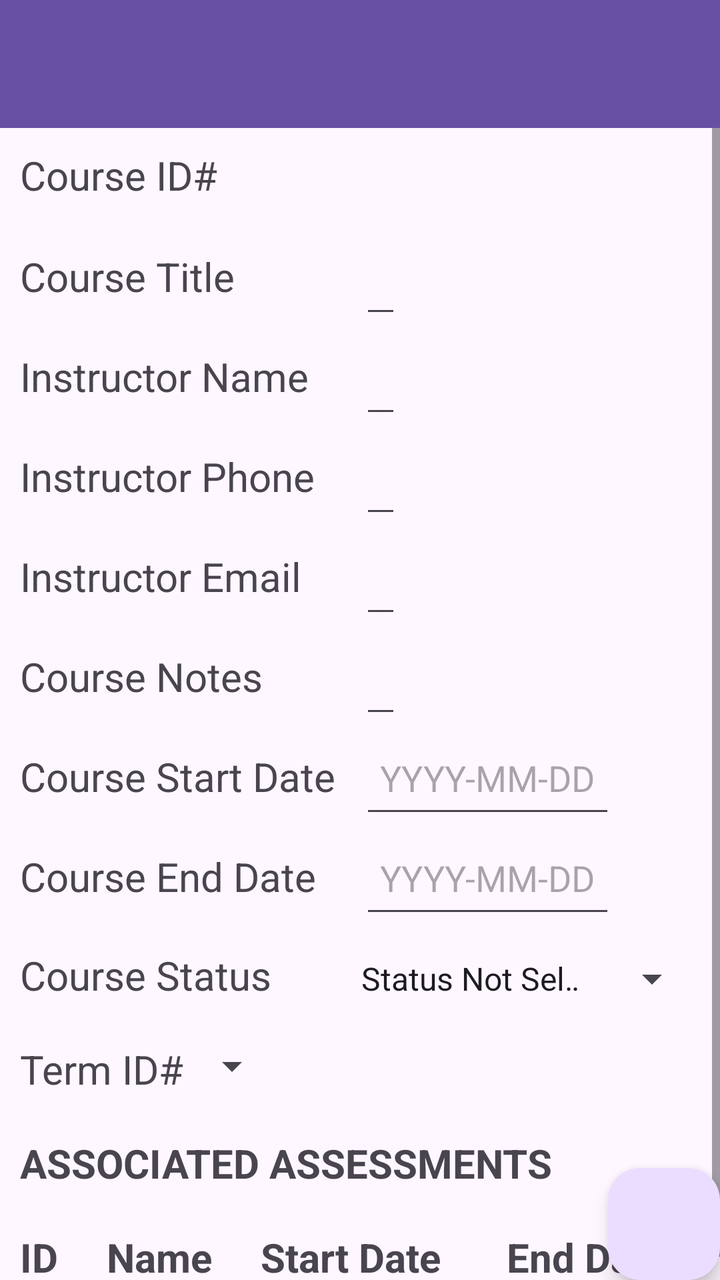
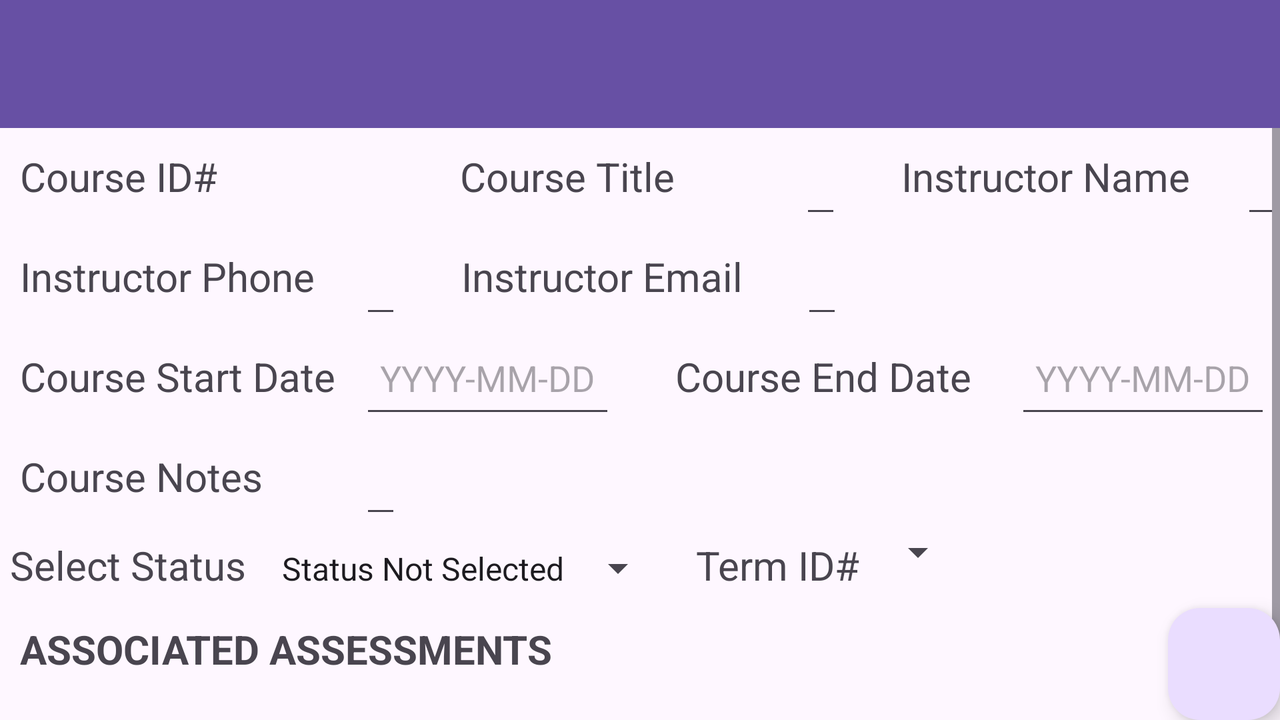

Compare how this app lays out the same screen by default and in its alternative resource folder. The renders come first, then the two layout files and the values they reference.
<!-- AndroidManifest.xml: application theme Theme.AcademicPlanner -->
<!-- res/layout/activity_course_details.xml -->
<?xml version="1.0" encoding="utf-8"?>
<androidx.constraintlayout.widget.ConstraintLayout xmlns:android="http://schemas.android.com/apk/res/android"
    xmlns:app="http://schemas.android.com/apk/res-auto"
    xmlns:tools="http://schemas.android.com/tools"
    android:layout_width="match_parent"
    android:layout_height="match_parent"
    tools:context=".UI.CourseDetails">

    <androidx.appcompat.widget.Toolbar
        android:id="@+id/course_details_toolbar"
        android:layout_width="match_parent"
        android:layout_height="wrap_content"
        android:background="?attr/colorPrimary"
        android:minHeight="?attr/actionBarSize"
        android:theme="?attr/actionBarTheme"
        app:layout_constraintStart_toStartOf="parent"
        app:layout_constraintTop_toTopOf="parent" />

    <ScrollView
        android:id="@+id/courseDetailsScrollView"
        android:layout_height="0dp"
        android:layout_width="0dp"
        app:layout_constraintTop_toBottomOf="@+id/course_details_toolbar"
        app:layout_constraintStart_toStartOf="parent"
        app:layout_constraintEnd_toEndOf="parent"
        app:layout_constraintBottom_toTopOf="@+id/buttonWithShareLayout"
        >

        <LinearLayout
            android:layout_width="match_parent"
            android:layout_height="match_parent"
            android:orientation="vertical">

        <LinearLayout
            android:layout_width="wrap_content"
            android:layout_height="wrap_content"
            android:orientation="vertical">


            <LinearLayout
                android:layout_width="wrap_content"
                android:layout_height="wrap_content"
                android:orientation="horizontal">

                <TextView
                    android:layout_width="180dp"
                    android:layout_height="50dp"
                    android:textSize="20dp"
                    android:padding="10dp"
                    android:text="Course ID#"></TextView>

                <TextView
                    android:id="@+id/courseIdTxt"
                    android:layout_width="wrap_content"
                    android:layout_height="50dp"
                    android:textSize="20dp"
                    android:padding="10dp"></TextView>

            </LinearLayout>


            <LinearLayout
                android:layout_width="wrap_content"
                android:layout_height="wrap_content"
                android:orientation="horizontal">

                <TextView
                    android:layout_width="180dp"
                    android:layout_height="50dp"
                    android:textSize="20dp"
                    android:padding="10dp"
                    android:text="Course Title"></TextView>


                <EditText
                    android:id="@+id/courseTitleEdTxt"
                    android:layout_width="wrap_content"
                    android:layout_height="50dp"
                    android:padding="10dp"></EditText>


            </LinearLayout>





            <LinearLayout
                android:layout_width="wrap_content"
                android:layout_height="wrap_content"
                android:orientation="horizontal">

                <TextView
                    android:layout_width="180dp"
                    android:layout_height="50dp"
                    android:textSize="20dp"
                    android:padding="10dp"
                    android:text="Instructor Name"></TextView>


                <EditText
                    android:id="@+id/courseInstrNameTxt"
                    android:layout_width="wrap_content"
                    android:layout_height="50dp"
                    android:padding="10dp"></EditText>

            </LinearLayout>



            <LinearLayout
                android:layout_width="wrap_content"
                android:layout_height="wrap_content"
                android:orientation="horizontal">

                <TextView
                    android:layout_width="180dp"
                    android:layout_height="50dp"
                    android:textSize="20dp"
                    android:padding="10dp"
                    android:text="Instructor Phone"></TextView>

                <EditText
                    android:id="@+id/courseInstrPhoneTxt"
                    android:layout_width="wrap_content"
                    android:layout_height="50dp"
                    android:padding="10dp"></EditText>

            </LinearLayout>



            <LinearLayout
                android:layout_width="wrap_content"
                android:layout_height="wrap_content"
                android:orientation="horizontal">

                <TextView
                    android:layout_width="180dp"
                    android:layout_height="50dp"
                    android:textSize="20dp"
                    android:padding="10dp"
                    android:text="Instructor Email"></TextView>


                <EditText
                    android:id="@+id/courseInstrEmailTxt"
                    android:layout_width="wrap_content"
                    android:layout_height="50dp"
                    android:padding="10dp"></EditText>

            </LinearLayout>



            <LinearLayout
                android:layout_width="wrap_content"
                android:layout_height="wrap_content"
                android:orientation="horizontal">

                <TextView
                    android:layout_width="180dp"
                    android:layout_height="50dp"
                    android:textSize="20dp"
                    android:padding="10dp"
                    android:text="Course Notes"></TextView>


                <EditText
                    android:id="@+id/courseNotesTxt"
                    android:layout_width="wrap_content"
                    android:layout_height="50dp"
                    android:padding="10dp"></EditText>

            </LinearLayout>

            <LinearLayout
                android:layout_width="wrap_content"
                android:layout_height="wrap_content"
                android:orientation="horizontal">

                <TextView
                    android:layout_width="180dp"
                    android:layout_height="50dp"
                    android:textSize="20dp"
                    android:padding="10dp"
                    android:text="Course Start Date"></TextView>

                <EditText
                    android:id="@+id/courseStrtTxt"
                    android:layout_width="wrap_content"
                    android:layout_height="50dp"
                    android:padding="10dp"
                    android:hint="YYYY-MM-DD"></EditText>

            </LinearLayout>


            <LinearLayout
                android:layout_width="wrap_content"
                android:layout_height="wrap_content"
                android:orientation="horizontal">

                <TextView
                    android:layout_width="180dp"
                    android:layout_height="50dp"
                    android:textSize="20dp"
                    android:padding="10dp"
                    android:text="Course End Date"></TextView>


                <EditText
                    android:id="@+id/courseEndTxt"
                    android:layout_width="wrap_content"
                    android:layout_height="50dp"
                    android:padding="10dp"
                    android:hint="YYYY-MM-DD"></EditText>

            </LinearLayout>


            <LinearLayout
                android:layout_width="wrap_content"
                android:layout_height="wrap_content"
                android:orientation="horizontal"
                android:padding="10dp">

                <TextView
                    android:layout_width="wrap_content"
                    android:layout_height="wrap_content"
                    android:textSize="20dp"
                    android:text="Course Status"></TextView>


                <Spinner
                    android:id="@+id/courseStatusSpinner"
                    android:layout_width="match_parent"
                    android:layout_height="wrap_content"
                    android:entries="@array/courseStatusSpinnerArray"
                    android:paddingLeft="37dp"/>

            </LinearLayout>

            <LinearLayout
                android:layout_width="wrap_content"
                android:layout_height="wrap_content"
                android:orientation="horizontal"
                android:padding="10dp">

                <TextView
                    android:layout_width="wrap_content"
                    android:layout_height="wrap_content"
                    android:textSize="20dp"
                    android:text="Term ID#"></TextView>


                <Spinner
                    android:id="@+id/courseTermIdSpinner"
                    android:layout_width="match_parent"
                    android:layout_height="wrap_content"
                    android:paddingLeft="78dp"/>

            </LinearLayout>


        </LinearLayout>


        <LinearLayout
            android:id = "@+id/courseDtsRcylTitle"
            android:layout_width="wrap_content"
            android:layout_height="wrap_content"
            android:orientation="horizontal"
            android:padding="10dp"
            app:layout_constraintStart_toStartOf="parent"
            app:layout_constraintEnd_toEndOf="parent"
            app:layout_constraintTop_toBottomOf = "@+id/courseEndTxt">

            <TextView
                android:id = "@+id/courseDtsColTitle"
                android:layout_width="wrap_content"
                android:layout_height="wrap_content"
                android:layout_weight="1"
                android:textSize="20dp"
                android:textStyle="bold"
                android:paddingEnd="8dp"
                android:text= "ASSOCIATED ASSESSMENTS"></TextView>

        </LinearLayout>


        <LinearLayout
            android:id = "@+id/courseRcycleColLinLay"
            android:layout_width="match_parent"
            android:layout_height="wrap_content"
            android:orientation="horizontal"
            android:padding="10dp"
            app:layout_constraintTop_toBottomOf = "@+id/courseDtsColTitle">


            <TextView
                android:id = "@+id/courseRcycleColId"
                android:layout_width="wrap_content"
                android:layout_height="wrap_content"
                android:layout_weight="1"
                android:textSize="20dp"
                android:textStyle="bold"
                android:paddingEnd="8dp"
                android:text= "ID"></TextView>

            <TextView
                android:id = "@+id/courseRcycleColNm"
                android:layout_width="wrap_content"
                android:layout_height="wrap_content"
                android:layout_weight="1"
                android:textSize="20dp"
                android:textStyle="bold"
                android:paddingEnd="8dp"
                android:text= "Name"></TextView>

            <TextView
                android:id = "@+id/courseRcycleColStrt"
                android:layout_width="wrap_content"
                android:layout_height="wrap_content"
                android:layout_weight="1"
                android:textSize="20dp"
                android:textStyle="bold"
                android:paddingEnd="8dp"
                android:text= "Start Date"></TextView>

            <TextView
                android:id = "@+id/courseRcycleColEnd"
                android:layout_width="wrap_content"
                android:layout_height="wrap_content"
                android:layout_weight="1"
                android:textSize="20dp"
                android:textStyle="bold"
                android:paddingStart="8dp"
                android:text= "End Date"></TextView>

        </LinearLayout>


            <androidx.recyclerview.widget.RecyclerView
                android:id="@+id/courseDtlsLstRcyle"
                android:layout_width="match_parent"
                android:layout_height="wrap_content"
                app:layout_constraintTop_toBottomOf="@+id/courseRcycleColLinLay">

            </androidx.recyclerview.widget.RecyclerView>

        </LinearLayout>


    </ScrollView>



    <com.google.android.material.floatingactionbutton.FloatingActionButton
        android:id="@+id/coursePlusButFab"
        android:layout_width="wrap_content"
        android:layout_height="wrap_content"
        android:clickable="true"
        app:layout_constraintBottom_toBottomOf="parent"
        app:layout_constraintEnd_toEndOf="parent"
        app:srcCompat="@drawable/baseline_menu_24" />


    <LinearLayout
        android:id="@+id/buttonWithShareLayout"
        android:layout_width="0dp"
        android:layout_height="wrap_content"
        android:gravity="end"
        android:orientation="vertical"
        app:layout_constraintBottom_toBottomOf="parent"
        app:layout_constraintEnd_toEndOf="parent"
        app:layout_constraintStart_toStartOf="parent">


        <LinearLayout
            android:id="@+id/saveAndDeleteLayout"
            android:layout_width="wrap_content"
            android:layout_height="wrap_content"
            android:orientation="horizontal"
            app:layout_constraintBottom_toBottomOf="parent"
            app:layout_constraintEnd_toEndOf="parent">


        </LinearLayout>

    </LinearLayout>

</androidx.constraintlayout.widget.ConstraintLayout>
<!-- resources referenced by this layout -->
<resources>
  <string-array name="courseStatusSpinnerArray">
          <item>Status Not Selected</item>
          <item>In Progress</item>
          <item>Completed</item>
          <item>Dropped</item>
          <item>Plan To Take</item>
      </string-array>
  <style name="Theme.AcademicPlanner" parent="Base.Theme.AcademicPlanner" />
  <style name="Base.Theme.AcademicPlanner" parent="Theme.Material3.DayNight">
          
          
      </style>
</resources>
<!-- res/layout-land/activity_course_details.xml (the repository's variant of the layout above) -->
<!-- drawn on the phone turned sideways -->
<?xml version="1.0" encoding="utf-8"?>
<androidx.constraintlayout.widget.ConstraintLayout xmlns:android="http://schemas.android.com/apk/res/android"
    xmlns:app="http://schemas.android.com/apk/res-auto"
    xmlns:tools="http://schemas.android.com/tools"
    android:layout_width="match_parent"
    android:layout_height="match_parent"
    tools:context=".UI.CourseDetails">

    <androidx.appcompat.widget.Toolbar
        android:id="@+id/course_details_toolbar"
        android:layout_width="match_parent"
        android:layout_height="wrap_content"
        android:background="?attr/colorPrimary"
        android:minHeight="?attr/actionBarSize"
        android:theme="?attr/actionBarTheme"
        app:layout_constraintStart_toStartOf="parent"
        app:layout_constraintTop_toTopOf="parent" />

    <ScrollView
        android:id="@+id/courseDetailsScrollView"
        android:layout_height="0dp"
        android:layout_width="0dp"
        app:layout_constraintTop_toBottomOf="@+id/course_details_toolbar"
        app:layout_constraintStart_toStartOf="parent"
        app:layout_constraintEnd_toEndOf="parent"
        app:layout_constraintBottom_toTopOf="@+id/buttonWithShareLayout"
        >

        <LinearLayout
            android:layout_width="match_parent"
            android:layout_height="match_parent"
            android:orientation="vertical">

        <LinearLayout
            android:layout_width="wrap_content"
            android:layout_height="wrap_content"
            android:orientation="vertical">


            <LinearLayout
                android:layout_width="wrap_content"
                android:layout_height="wrap_content"
                android:orientation="horizontal">

                <TextView
                    android:layout_width="180dp"
                    android:layout_height="50dp"
                    android:textSize="20dp"
                    android:padding="10dp"
                    android:text="Course ID#"></TextView>

                <TextView
                    android:id="@+id/courseIdTxt"
                    android:layout_width="wrap_content"
                    android:layout_height="50dp"
                    android:textSize="20dp"
                    android:layout_marginEnd="20dp"
                    android:padding="10dp"></TextView>

                <TextView
                    android:layout_width="180dp"
                    android:layout_height="50dp"
                    android:textSize="20dp"
                    android:padding="10dp"
                    android:text="Course Title"></TextView>


                <EditText
                    android:id="@+id/courseTitleEdTxt"
                    android:layout_width="wrap_content"
                    android:layout_height="50dp"
                    android:layout_marginEnd="20dp"
                    android:padding="10dp"></EditText>

                <TextView
                    android:layout_width="180dp"
                    android:layout_height="50dp"
                    android:textSize="20dp"
                    android:padding="10dp"
                    android:text="Instructor Name"></TextView>


                <EditText
                    android:id="@+id/courseInstrNameTxt"
                    android:layout_width="wrap_content"
                    android:layout_height="50dp"
                    android:padding="10dp"></EditText>



            </LinearLayout>



            <LinearLayout
                android:layout_width="wrap_content"
                android:layout_height="wrap_content"
                android:orientation="horizontal">

                <TextView
                    android:layout_width="180dp"
                    android:layout_height="50dp"
                    android:textSize="20dp"
                    android:padding="10dp"
                    android:text="Instructor Phone"></TextView>

                <EditText
                    android:id="@+id/courseInstrPhoneTxt"
                    android:layout_width="wrap_content"
                    android:layout_height="50dp"
                    android:layout_marginEnd="20dp"
                    android:padding="10dp"></EditText>

                <TextView
                    android:layout_width="180dp"
                    android:layout_height="50dp"
                    android:textSize="20dp"
                    android:padding="10dp"
                    android:text="Instructor Email"></TextView>


                <EditText
                    android:id="@+id/courseInstrEmailTxt"
                    android:layout_width="wrap_content"
                    android:layout_height="50dp"
                    android:layout_marginEnd="20dp"
                    android:padding="10dp"></EditText>




            </LinearLayout>


            <LinearLayout
                android:layout_width="wrap_content"
                android:layout_height="wrap_content"
                android:orientation="horizontal">

                <TextView
                    android:layout_width="180dp"
                    android:layout_height="50dp"
                    android:textSize="20dp"
                    android:padding="10dp"
                    android:text="Course Start Date"></TextView>

                <EditText
                    android:id="@+id/courseStrtTxt"
                    android:layout_width="wrap_content"
                    android:layout_height="50dp"
                    android:padding="10dp"
                    android:layout_marginEnd="20dp"
                    android:hint="YYYY-MM-DD"></EditText>

                <TextView
                    android:layout_width="180dp"
                    android:layout_height="50dp"
                    android:textSize="20dp"
                    android:padding="10dp"
                    android:text="Course End Date"></TextView>


                <EditText
                    android:id="@+id/courseEndTxt"
                    android:layout_width="wrap_content"
                    android:layout_height="50dp"
                    android:padding="10dp"
                    android:hint="YYYY-MM-DD"></EditText>

            </LinearLayout>

            <LinearLayout
                android:layout_width="wrap_content"
                android:layout_height="wrap_content"
                android:orientation="horizontal">

                <TextView
                    android:layout_width="180dp"
                    android:layout_height="50dp"
                    android:textSize="20dp"
                    android:padding="10dp"
                    android:text="Course Notes"></TextView>


                <EditText
                    android:id="@+id/courseNotesTxt"
                    android:layout_width="wrap_content"
                    android:layout_height="50dp"
                    android:padding="10dp"></EditText>

            </LinearLayout>


            <LinearLayout
                android:layout_width="wrap_content"
                android:layout_height="wrap_content"
                android:orientation="horizontal">

                <LinearLayout
                    android:layout_width="wrap_content"
                    android:layout_height="wrap_content"
                    android:orientation="horizontal">

                    <TextView
                        android:layout_width="wrap_content"
                        android:layout_height="wrap_content"
                        android:textSize="20dp"
                        android:padding="5dp"
                        android:text="Select Status"></TextView>


                    <Spinner
                        android:id="@+id/courseStatusSpinner"
                        android:layout_width="match_parent"
                        android:layout_height="wrap_content"

                        android:padding="5dp"
                        android:entries="@array/courseStatusSpinnerArray" />

                </LinearLayout>

                <LinearLayout
                    android:layout_width="wrap_content"
                    android:layout_height="wrap_content"
                    android:orientation="horizontal"
                    android:paddingLeft="10dp">


                    <TextView
                        android:layout_width="wrap_content"
                        android:layout_height="wrap_content"
                        android:textSize="20dp"
                        android:padding="5dp"
                        android:text="Term ID#"></TextView>


                    <Spinner
                        android:id="@+id/courseTermIdSpinner"
                        android:layout_width="wrap_content"
                        android:layout_height="wrap_content"
                        android:padding="5dp"/>

                </LinearLayout>



            </LinearLayout>




        </LinearLayout>


        <LinearLayout
            android:id = "@+id/courseDtsRcylTitle"
            android:layout_width="wrap_content"
            android:layout_height="wrap_content"
            android:orientation="horizontal"
            android:padding="10dp"
            app:layout_constraintStart_toStartOf="parent"
            app:layout_constraintEnd_toEndOf="parent"
            app:layout_constraintTop_toBottomOf = "@+id/courseEndTxt">

            <TextView
                android:id = "@+id/courseDtsColTitle"
                android:layout_width="wrap_content"
                android:layout_height="wrap_content"
                android:layout_weight="1"
                android:textSize="20dp"
                android:textStyle="bold"
                android:paddingEnd="8dp"
                android:text= "ASSOCIATED ASSESSMENTS"></TextView>

        </LinearLayout>


        <LinearLayout
            android:id = "@+id/courseRcycleColLinLay"
            android:layout_width="match_parent"
            android:layout_height="wrap_content"
            android:orientation="horizontal"
            android:padding="10dp"
            app:layout_constraintTop_toBottomOf = "@+id/courseDtsColTitle">


            <TextView
                android:id = "@+id/courseRcycleColId"
                android:layout_width="wrap_content"
                android:layout_height="wrap_content"
                android:layout_weight="1"
                android:textSize="20dp"
                android:textStyle="bold"
                android:paddingEnd="8dp"
                android:text= "ID"></TextView>

            <TextView
                android:id = "@+id/courseRcycleColNm"
                android:layout_width="wrap_content"
                android:layout_height="wrap_content"
                android:layout_weight="1"
                android:textSize="20dp"
                android:textStyle="bold"
                android:paddingEnd="8dp"
                android:text= "Name"></TextView>

            <TextView
                android:id = "@+id/courseRcycleColStrt"
                android:layout_width="wrap_content"
                android:layout_height="wrap_content"
                android:layout_weight="1"
                android:textSize="20dp"
                android:textStyle="bold"
                android:paddingEnd="8dp"
                android:text= "Start Date"></TextView>

            <TextView
                android:id = "@+id/courseRcycleColEnd"
                android:layout_width="wrap_content"
                android:layout_height="wrap_content"
                android:layout_weight="1"
                android:textSize="20dp"
                android:textStyle="bold"
                android:paddingStart="8dp"
                android:text= "End Date"></TextView>

        </LinearLayout>


            <androidx.recyclerview.widget.RecyclerView
                android:id="@+id/courseDtlsLstRcyle"
                android:layout_width="match_parent"
                android:layout_height="wrap_content"
                app:layout_constraintTop_toBottomOf="@+id/courseRcycleColLinLay">

            </androidx.recyclerview.widget.RecyclerView>

        </LinearLayout>


    </ScrollView>



    <com.google.android.material.floatingactionbutton.FloatingActionButton
        android:id="@+id/coursePlusButFab"
        android:layout_width="wrap_content"
        android:layout_height="wrap_content"
        android:clickable="true"
        app:layout_constraintBottom_toBottomOf="parent"
        app:layout_constraintEnd_toEndOf="parent"
        app:srcCompat="@drawable/baseline_menu_24" />


    <LinearLayout
        android:id="@+id/buttonWithShareLayout"
        android:layout_width="0dp"
        android:layout_height="wrap_content"
        android:gravity="end"
        android:orientation="vertical"
        app:layout_constraintBottom_toBottomOf="parent"
        app:layout_constraintEnd_toEndOf="parent"
        app:layout_constraintStart_toStartOf="parent">


        <LinearLayout
            android:id="@+id/saveAndDeleteLayout"
            android:layout_width="wrap_content"
            android:layout_height="wrap_content"
            android:orientation="horizontal"
            app:layout_constraintBottom_toBottomOf="parent"
            app:layout_constraintEnd_toEndOf="parent">


        </LinearLayout>

    </LinearLayout>

</androidx.constraintlayout.widget.ConstraintLayout>
